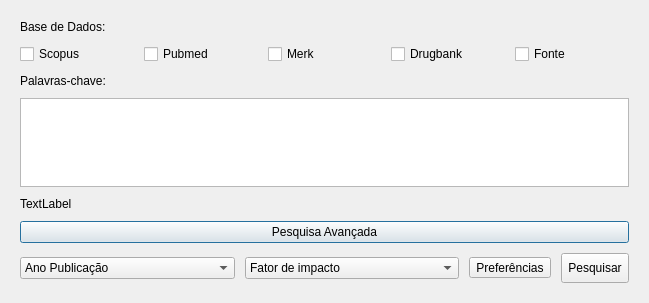
<?xml version="1.0" encoding="UTF-8"?>
<ui version="4.0">
 <class>DefinirFiltro</class>
 <widget class="QDialog" name="DefinirFiltro">
  <property name="geometry">
   <rect>
    <x>0</x>
    <y>0</y>
    <width>649</width>
    <height>303</height>
   </rect>
  </property>
  <property name="windowTitle">
   <string>Novo Projeto</string>
  </property>
  <property name="windowIcon">
   <iconset>
    <normaloff>icon.ico</normaloff>icon.ico</iconset>
  </property>
  <layout class="QHBoxLayout" name="horizontalLayout">
   <property name="spacing">
    <number>10</number>
   </property>
   <property name="leftMargin">
    <number>10</number>
   </property>
   <property name="topMargin">
    <number>10</number>
   </property>
   <property name="rightMargin">
    <number>10</number>
   </property>
   <property name="bottomMargin">
    <number>10</number>
   </property>
   <item>
    <layout class="QVBoxLayout" name="verticalLayout_3">
     <property name="spacing">
      <number>10</number>
     </property>
     <property name="leftMargin">
      <number>10</number>
     </property>
     <property name="topMargin">
      <number>10</number>
     </property>
     <property name="rightMargin">
      <number>10</number>
     </property>
     <property name="bottomMargin">
      <number>10</number>
     </property>
     <item>
      <widget class="QLabel" name="label">
       <property name="sizePolicy">
        <sizepolicy hsizetype="Preferred" vsizetype="Fixed">
         <horstretch>0</horstretch>
         <verstretch>0</verstretch>
        </sizepolicy>
       </property>
       <property name="font">
        <font/>
       </property>
       <property name="text">
        <string>Base de Dados:</string>
       </property>
      </widget>
     </item>
     <item>
      <layout class="QHBoxLayout" name="horizontalLayout_2">
       <item>
        <widget class="QCheckBox" name="Scopus">
         <property name="text">
          <string>Scopus</string>
         </property>
        </widget>
       </item>
       <item>
        <widget class="QCheckBox" name="Pubmed">
         <property name="text">
          <string>Pubmed</string>
         </property>
        </widget>
       </item>
       <item>
        <widget class="QCheckBox" name="Merk">
         <property name="text">
          <string>Merk</string>
         </property>
        </widget>
       </item>
       <item>
        <widget class="QCheckBox" name="Drugbank">
         <property name="text">
          <string>Drugbank</string>
         </property>
        </widget>
       </item>
       <item>
        <widget class="QCheckBox" name="Fonte">
         <property name="text">
          <string>Fonte</string>
         </property>
        </widget>
       </item>
      </layout>
     </item>
     <item>
      <widget class="QLabel" name="label_2">
       <property name="sizePolicy">
        <sizepolicy hsizetype="Preferred" vsizetype="Fixed">
         <horstretch>0</horstretch>
         <verstretch>0</verstretch>
        </sizepolicy>
       </property>
       <property name="font">
        <font/>
       </property>
       <property name="text">
        <string>Palavras-chave:</string>
       </property>
      </widget>
     </item>
     <item>
      <widget class="QTextEdit" name="textEdit">
       <property name="html">
        <string>&lt;!DOCTYPE HTML PUBLIC &quot;-//W3C//DTD HTML 4.0//EN&quot; &quot;http://www.w3.org/TR/REC-html40/strict.dtd&quot;&gt;
&lt;html&gt;&lt;head&gt;&lt;meta name=&quot;qrichtext&quot; content=&quot;1&quot; /&gt;&lt;meta charset=&quot;utf-8&quot; /&gt;&lt;style type=&quot;text/css&quot;&gt;
p, li { white-space: pre-wrap; }
hr { height: 1px; border-width: 0; }
li.unchecked::marker { content: &quot;\2610&quot;; }
li.checked::marker { content: &quot;\2612&quot;; }
&lt;/style&gt;&lt;/head&gt;&lt;body style=&quot; font-family:'Segoe UI'; font-size:9pt; font-weight:400; font-style:normal;&quot;&gt;
&lt;p style=&quot;-qt-paragraph-type:empty; margin-top:0px; margin-bottom:0px; margin-left:0px; margin-right:0px; -qt-block-indent:0; text-indent:0px;&quot;&gt;&lt;br /&gt;&lt;/p&gt;&lt;/body&gt;&lt;/html&gt;</string>
       </property>
      </widget>
     </item>
     <item>
      <widget class="QLabel" name="result_Label">
       <property name="enabled">
        <bool>true</bool>
       </property>
       <property name="text">
        <string>TextLabel</string>
       </property>
      </widget>
     </item>
     <item>
      <widget class="QPushButton" name="PesquisaAvancada">
       <property name="text">
        <string>Pesquisa Avançada</string>
       </property>
      </widget>
     </item>
     <item>
      <layout class="QHBoxLayout" name="horizontalLayout_3">
       <item>
        <widget class="QComboBox" name="AnoPublicacao">
         <property name="currentText">
          <string>Ano Publicação</string>
         </property>
         <item>
          <property name="text">
           <string>Ano Publicação</string>
          </property>
         </item>
        </widget>
       </item>
       <item>
        <widget class="QComboBox" name="FatorImpacto">
         <item>
          <property name="text">
           <string>Fator de impacto</string>
          </property>
         </item>
        </widget>
       </item>
       <item>
        <widget class="QToolButton" name="Preferencias">
         <property name="text">
          <string>Preferências</string>
         </property>
        </widget>
       </item>
       <item>
        <widget class="QToolButton" name="Pesquisar">
         <property name="minimumSize">
          <size>
           <width>0</width>
           <height>30</height>
          </size>
         </property>
         <property name="text">
          <string>Pesquisar</string>
         </property>
        </widget>
       </item>
      </layout>
     </item>
    </layout>
   </item>
  </layout>
 </widget>
 <resources/>
 <connections/>
</ui>
